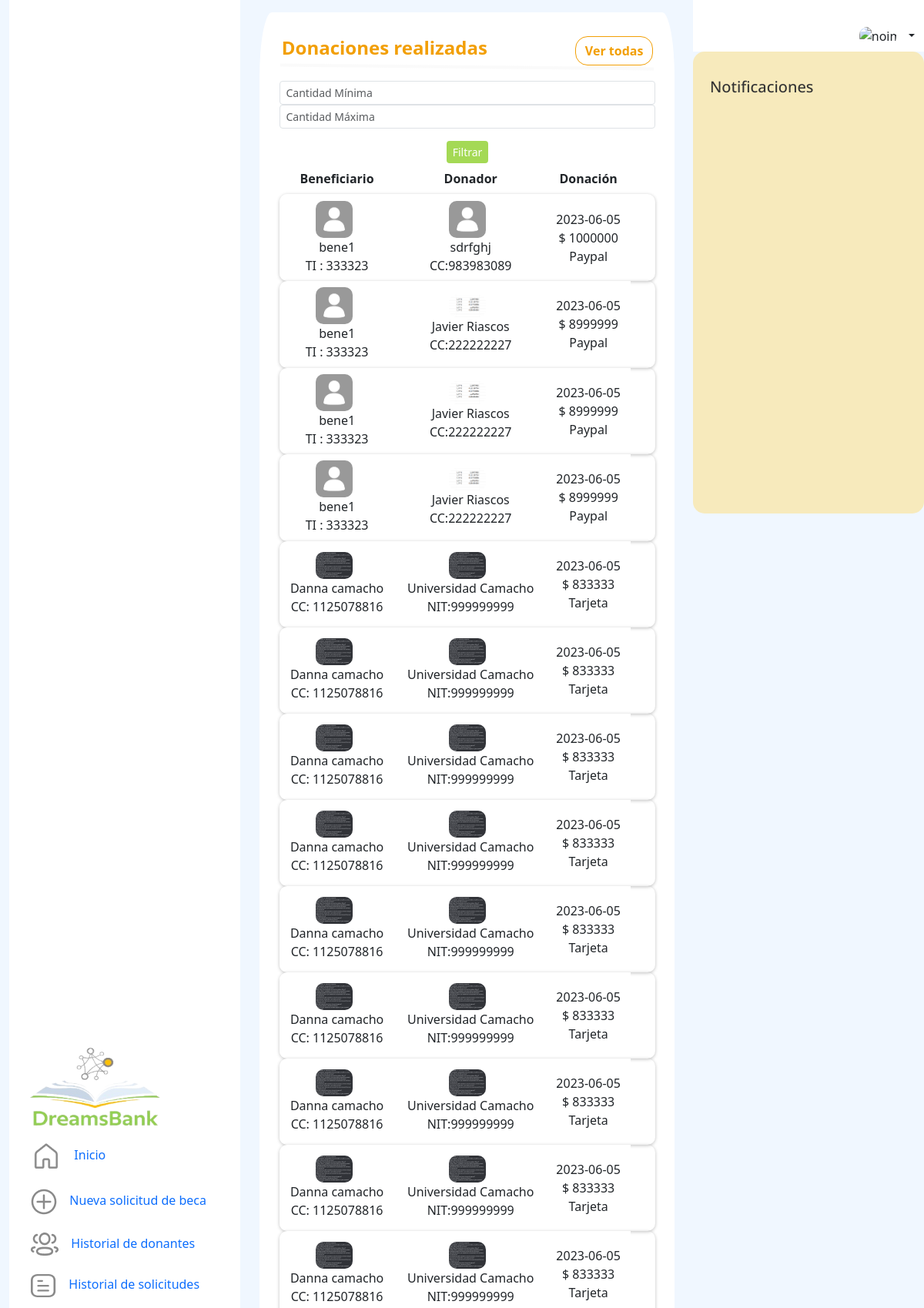
The page /scholarships/donations/ (upper part) on the database its author committed.
### scholarships/models.py (models this page shows, shortened)
class Transaction(models.Model):
    date_transaction = models.DateTimeField(auto_now_add=True)
    amount = models.IntegerField()
    payment = models.CharField(max_length=120)
    optionspay = (('PSE','PSE'),
                              ('Cards','Card'),
                                   ('PayPal','PayPal'))
    type_pay = models.CharField(max_length=200,choices=optionspay,null=False)
    donor_user = models.ForeignKey(User, on_delete=models.CASCADE,null=True, blank=True, related_name="donator")
    scolarship_donation = models.ForeignKey(Scholarship, on_delete=models.CASCADE, null=True, blank=True, related_name='donations')
    institution_donation = models.ForeignKey(Institution, on_delete=models.CASCADE, null=True, blank=True, related_name='donations')

class Scholarship(models.Model):
    stratum = models.CharField(max_length=2,null=False)
    photocopy_id = models.FileField(upload_to="files/",null=False, blank=False)
    motivational_letter = models.TextField(max_length=2000,null=False)
    certificate = models.FileField(upload_to="files/",null=False, blank=False)
    value_period = models.IntegerField(null=False)
    icfes_score = models.IntegerField(null=False)
    period_current = models.IntegerField(null=False)
    program_adm = models.CharField(max_length=40,null=False)
    optionsapplication = (('NI','Nuevo Ingreso'),
              ('A','Antiguo'))
    application_type = models.CharField(max_length=40,choices=optionsapplication,null=False)
    optionsstate = (('P','Pendiente'),
                     ('A','Aceptada'),
                     ('R','Rechazada'))
    state = models.CharField(max_length=30,choices=optionsstate,null=False)
    total_periods = models.IntegerField(null=False)
    optionsactive = (('AC','Activo'),
                     ('IN','Inactivo'))
    active = models.CharField(max_length=20,choices=optionsactive,default='Activo',null=False)
    date_application = models.DateTimeField(auto_now_add=True)
    id_user = models.ForeignKey(Beneficiary,null=False,blank=False,on_delete=models.CASCADE)
    institution = models.ForeignKey(Institution,null=False,blank=False, on_delete=models.CASCADE)

### users/models.py (models this page shows, shortened)
class User(AbstractBaseUser, PermissionsMixin):
    username=None
    BENEFICIARY=1
    NATURALDONOR=2
    LEGALDONOR=3
    INSTITUTION=4
    ADMIN=5
    ROLE_CHOICE=(
          (BENEFICIARY, 'Beneficiario'),
          (NATURALDONOR,'Donante natural'),
          (LEGALDONOR,'Donante juridico'),
          (INSTITUTION,'Institución'),
          (ADMIN,'Admin'),
    )
    TI=1
    CC=2
    CE=3
    NIT=4
    IDTYPE_CHOICE= ((TI,'Tarjeta de Identidad'),
                (CC,'Cédula de Ciudadanía'),
                ( CE,'Cédula extranjera'),
                (NIT,'NIT'))
    email = models.EmailField(_("email address"), unique=True)
    name=models.CharField(max_length=100,null=False)
    profilePicture= models.ImageField(upload_to="users",null=True, blank=True)
    idType = models.PositiveSmallIntegerField(choices=IDTYPE_CHOICE,null=False)
    numID = models.CharField(max_length=10,null=False)
    role=models.PositiveSmallIntegerField(choices=ROLE_CHOICE,null=False)
    date_joined = models.DateTimeField(auto_now_add=True)
    last_login= models.DateTimeField(auto_now_add=True)
    created_date = models.DateTimeField(auto_now_add=True)
    modified_date = models.DateTimeField(auto_now_add=True)
    contact = models.CharField(max_length=15)
    notifications = models.ManyToManyField(Notification)
    is_staff = models.BooleanField(default=False)
    is_active = models.BooleanField(default=True)
    is_admin = models.BooleanField(default=False)
    is_superadmin = models.BooleanField(default=False)
    is_superuser = models.BooleanField(default=False)
    date_joined = models.DateTimeField(default=timezone.now)
    USERNAME_FIELD = "email"
    REQUIRED_FIELDS = ['name', 'idType', 'numID', 'role']
    objects = UserManager()

### scholarships/views.py (the view)
# urls.py: path('donations/', DonationsListView.as_view(), name='donationslist'),
class DonationsListView(TemplateView):
    template_name = 'donationsList.html'
    def get_context_data(self, **kwargs):
        context = super().get_context_data(**kwargs)
        min_amount = self.request.GET.get('min_amount')
        max_amount = self.request.GET.get('max_amount')
        transactions = Transaction.objects.all()
        if min_amount is not None:
            transactions = transactions.filter(amount__gte=min_amount)
        if max_amount is not None:
            transactions = transactions.filter(amount__lte=max_amount)
        context['transactions'] = transactions
        return context

### scholarships/templates/donationsList.html (shortened to what this page needs)
{% extends 'base.html' %} {% load static %}
  {% block content %}
  <link href="https://cdn.jsdelivr.net/npm/bootstrap@5.3.0-alpha3/dist/css/bootstrap.min.css" rel="stylesheet"
 />
  <link rel="stylesheet" href="https://cdnjs.cloudflare.com/ajax/libs/font-awesome/5.15.3/css/all.min.css">
  <link href="{% static '/lookbeneficiaries.css' %}" rel="stylesheet" />
  <link href="{% static '/historyapplications.css' %}" rel="stylesheet"/>
  <link href="{% static 'newscholarship.css' %}" rel="stylesheet"/>
</head>
<body>
  <div class="container-fluid">
    <div class="row " style="background-color: white; margin-top:1rem; border-radius: 3%; margin-left: 0.2%;">
      <div class="col-lg-8 d-flex">
        <h4 style="color: #F29F05; font-weight: bolder; margin-top: 2rem; margin-left: 5%;">Donaciones realizadas</h4>
      </div>
      <div class="col-lg-4 align-self-end d-flex justify-content-end" >
        <button class="btn itemall" type="button" aria-expanded="false">
          <a class="text-center itemn " href="{% url 'scholarships:donationslist' %}"> Ver todas </a>
        </button>
      </div>
      <hr style="border: 2px solid #ECECEC;
      transform: matrix(1, 0.01, 0, 1, 0, 0); width: 90%; margin-left: 5%;">
<form action="{% url 'scholarships:donationslist' %}" method="GET" class="form-inline" style="margin-left: 2.5%; width: 95%;">
  <div class="form-group">
    <input type="number" id="min_amount" name="min_amount" class="form-control form-control-sm mr-2" placeholder="Cantidad Mínima">
  </div>
  <div class="form-group">
    <input type="number" id="max_amount" name="max_amount" class="form-control form-control-sm mr-2" placeholder="Cantidad Máxima">
  </div>
  <button type="submit" class="btn btn-primary btn-sm" style="background-color: #A4D955; border: #A4D955; margin-top: 1rem; margin-left: 44.5%;">Filtrar</button>
</form>
      <div class="table-responsive" style="width: 95%; margin-left: 2.5%;" >
        <table class="table" style="border: transparent;">
          <thead>
            <tr>
              <th class="text-center">Beneficiario</th>
                    <th class="text-center">Donador</th>
                    <th class="text-center">Donación</th>
              <th style="width: 2rem"></th>
            </tr>
          </thead>
          <tbody>
            {% if transactions %}
            {% for x in transactions %}
            <tr class="mt-4 align-middle text-center" style="height: 7rem; box-shadow:0px 1px 4px rgba(0, 0, 0, 0.25); border-radius: 10px;" >
              <td class="align-middle" style="border-top-left-radius: 10px; border-bottom-left-radius: 10px;">
                {% if x.scolarship_donation.id_user.name and  x.scolarship_donation.id_user.profilePicture != "" %}
                <img src="/media/{{ x.scolarship_donation.id_user.profilePicture }}" class="img-fluid" alt="noimage"
                  style="max-width: 3rem; max-height: 3rem; border-radius: 10px; margin-right: 0.5rem;">
                {% elif x.institution_donation.name and x.institution_donation.profilePicture  %}
                <img src="/media/{{ x.institution_donation.profilePicture }}" class="img-fluid" alt="noimage"
                  style="max-width: 3rem; max-height: 3rem; border-radius: 10px; margin-right: 0.5rem;">
                {% else %}
                <img src="/media/users/profile_default.png" class="img-fluid" alt="noimage"
                  style="max-width: 3rem; max-height: 3rem; border-radius: 10px; margin-right: 0.5rem;">
                {% endif %}
                {% if x.scolarship_donation.id_user.name %}
                <div class="col-12 text-center" >{{ x.scolarship_donation.id_user.name }}</div>
                <div class="col-12 text-center"> {% if x.scolarship_donation.id_user.idType == 1 %}TI {% elif x.scolarship_donation.id_user.idType == 2 %}CC{% elif x.scolarship_donation.id_user.idType == 3 %}CE{% elif x.scolarship_donation.id_user.idType == 4 %}NIT{% endif %}: {{ x.scolarship_donation.id_user.numID }}</div>
                {% else %}
                <div class="col-12 text-center" >{{ x.institution_donation.name }}</div>
                {% endif %}
              </td>
              <td>
                {% if x.donor_user.profilePicture != "" %}
                <img src="/media/{{ x.donor_user.profilePicture }}" class="img-fluid" alt="noimage"
                  style="max-width: 3rem; max-height: 3rem; border-radius: 10px; margin-right: 0.5rem;">
                {% else %}
                <img src="/media/users/profile_default.png" class="img-fluid" alt="noimage"
                  style="max-width: 3rem; max-height: 3rem; border-radius: 10px; margin-right: 0.5rem;">
                  {% endif %}
                  <div class="col-12 text-center">{{ x.donor_user.name }}</div>
                  <div class="col-12 text-center"> {% if x.donor_user.idType == 1 %}TI {% elif x.donor_user.idType == 2 %}CC{% elif x.donor_user.idType == 3 %}CE{% elif x.donor_user.idType == 4 %}NIT{% endif %}:{{ x.donor_user.numID }} </div>
                </div>
              </td>
              <td>
                <div class="col-12 text-center">{{ x.date_transaction|date:"Y-m-d" }}</div>
                  <div class="col-12 text-center" >$ {{ x.amount }}</div>
                  <div class="col-12 text-center">{% if x.type_pay == "PSE" %} PSE
                    {% elif x.type_pay == "Cards" %} Tarjeta
                    {% elif x.type_pay == "PayPal" %} Paypal
                    {% else %} {{ x.type_pay }}
                    {% endif %}</div>
              </td>
            </tr>
            {% endfor %}
            {% endif %}
  {% endblock %}

### static/css/_base_menu.css (style rules this page uses)
body { background-color: #F0F7FF; }

### static/css/newscholarship.css (style rules this page uses)
body { background-color: #f0f7ff; }

### scholarships/templates/donationsList.html (style rules this page uses)
.itemall { background-color: white; border: 1px solid #F29F05; border-radius: 1rem; margin-right: 10%; }
.itemn { color: #F29F05; font-weight: 600; text-decoration: none; }

### rows shown on the page
Transaction: scolarship_donation.id_user.profilePicture (placeholder picture), scolarship_donation.id_user.name "bene1", shows "TI", scolarship_donation.id_user.numID "333323", donor_user.profilePicture (placeholder picture), donor_user.name "sdrfghj", shows "CC", donor_user.numID "983983089", date_transaction "2023-06-05", amount "1000000", type_pay "Paypal"
Transaction: scolarship_donation.id_user.profilePicture (placeholder picture), scolarship_donation.id_user.name "bene1", shows "TI", scolarship_donation.id_user.numID "333323", donor_user.profilePicture (picture), donor_user.name "Javier Riascos", shows "CC", donor_user.numID "222222227", date_transaction "2023-06-05", amount "8999999", type_pay "Paypal"
Transaction: scolarship_donation.id_user.profilePicture (placeholder picture), scolarship_donation.id_user.name "bene1", shows "TI", scolarship_donation.id_user.numID "333323", donor_user.profilePicture (picture), donor_user.name "Javier Riascos", shows "CC", donor_user.numID "222222227", date_transaction "2023-06-05", amount "8999999", type_pay "Paypal"
Transaction: scolarship_donation.id_user.profilePicture (placeholder picture), scolarship_donation.id_user.name "bene1", shows "TI", scolarship_donation.id_user.numID "333323", donor_user.profilePicture (picture), donor_user.name "Javier Riascos", shows "CC", donor_user.numID "222222227", date_transaction "2023-06-05", amount "8999999", type_pay "Paypal"
Transaction: scolarship_donation.id_user.profilePicture (picture), scolarship_donation.id_user.name "Danna camacho", shows "CC", scolarship_donation.id_user.numID "1125078816", donor_user.profilePicture (picture), donor_user.name "Universidad Camacho", shows "NIT", donor_user.numID "999999999", date_transaction "2023-06-05", amount "833333", type_pay "Tarjeta"
Transaction: scolarship_donation.id_user.profilePicture (picture), scolarship_donation.id_user.name "Danna camacho", shows "CC", scolarship_donation.id_user.numID "1125078816", donor_user.profilePicture (picture), donor_user.name "Universidad Camacho", shows "NIT", donor_user.numID "999999999", date_transaction "2023-06-05", amount "833333", type_pay "Tarjeta"
Transaction: scolarship_donation.id_user.profilePicture (picture), scolarship_donation.id_user.name "Danna camacho", shows "CC", scolarship_donation.id_user.numID "1125078816", donor_user.profilePicture (picture), donor_user.name "Universidad Camacho", shows "NIT", donor_user.numID "999999999", date_transaction "2023-06-05", amount "833333", type_pay "Tarjeta"
Transaction: scolarship_donation.id_user.profilePicture (picture), scolarship_donation.id_user.name "Danna camacho", shows "CC", scolarship_donation.id_user.numID "1125078816", donor_user.profilePicture (picture), donor_user.name "Universidad Camacho", shows "NIT", donor_user.numID "999999999", date_transaction "2023-06-05", amount "833333", type_pay "Tarjeta"
Transaction: scolarship_donation.id_user.profilePicture (picture), scolarship_donation.id_user.name "Danna camacho", shows "CC", scolarship_donation.id_user.numID "1125078816", donor_user.profilePicture (picture), donor_user.name "Universidad Camacho", shows "NIT", donor_user.numID "999999999", date_transaction "2023-06-05", amount "833333", type_pay "Tarjeta"
Transaction: scolarship_donation.id_user.profilePicture (picture), scolarship_donation.id_user.name "Danna camacho", shows "CC", scolarship_donation.id_user.numID "1125078816", donor_user.profilePicture (picture), donor_user.name "Universidad Camacho", shows "NIT", donor_user.numID "999999999", date_transaction "2023-06-05", amount "833333", type_pay "Tarjeta"
Transaction: scolarship_donation.id_user.profilePicture (picture), scolarship_donation.id_user.name "Danna camacho", shows "CC", scolarship_donation.id_user.numID "1125078816", donor_user.profilePicture (picture), donor_user.name "Universidad Camacho", shows "NIT", donor_user.numID "999999999", date_transaction "2023-06-05", amount "833333", type_pay "Tarjeta"
Transaction: scolarship_donation.id_user.profilePicture (picture), scolarship_donation.id_user.name "Danna camacho", shows "CC", scolarship_donation.id_user.numID "1125078816", donor_user.profilePicture (picture), donor_user.name "Universidad Camacho", shows "NIT", donor_user.numID "999999999", date_transaction "2023-06-05", amount "833333", type_pay "Tarjeta"
Transaction: scolarship_donation.id_user.profilePicture (picture), scolarship_donation.id_user.name "Danna camacho", shows "CC", scolarship_donation.id_user.numID "1125078816", donor_user.profilePicture (picture), donor_user.name "Universidad Camacho", shows "NIT", donor_user.numID "999999999", date_transaction "2023-06-05", amount "833333", type_pay "Tarjeta"
